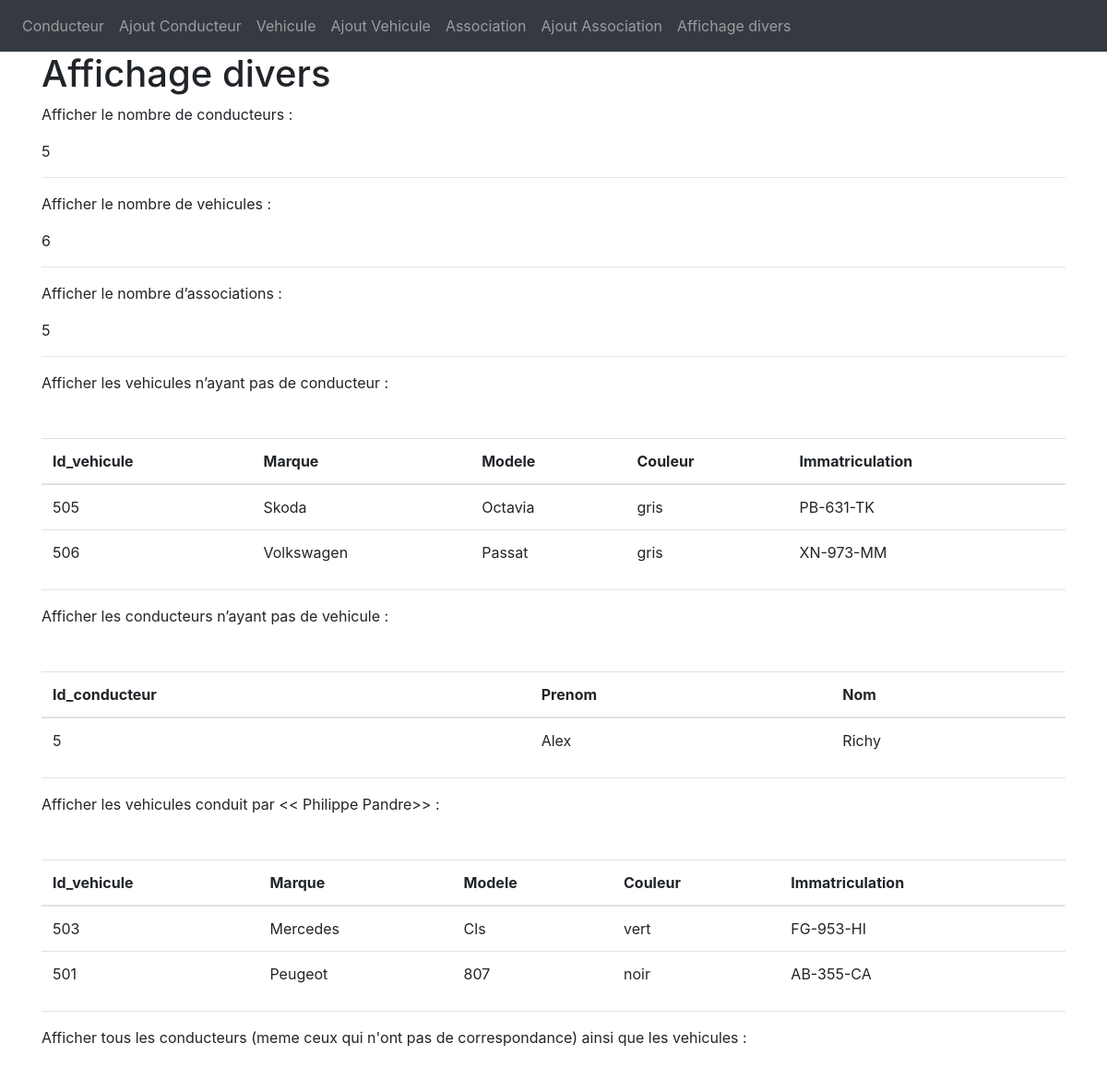
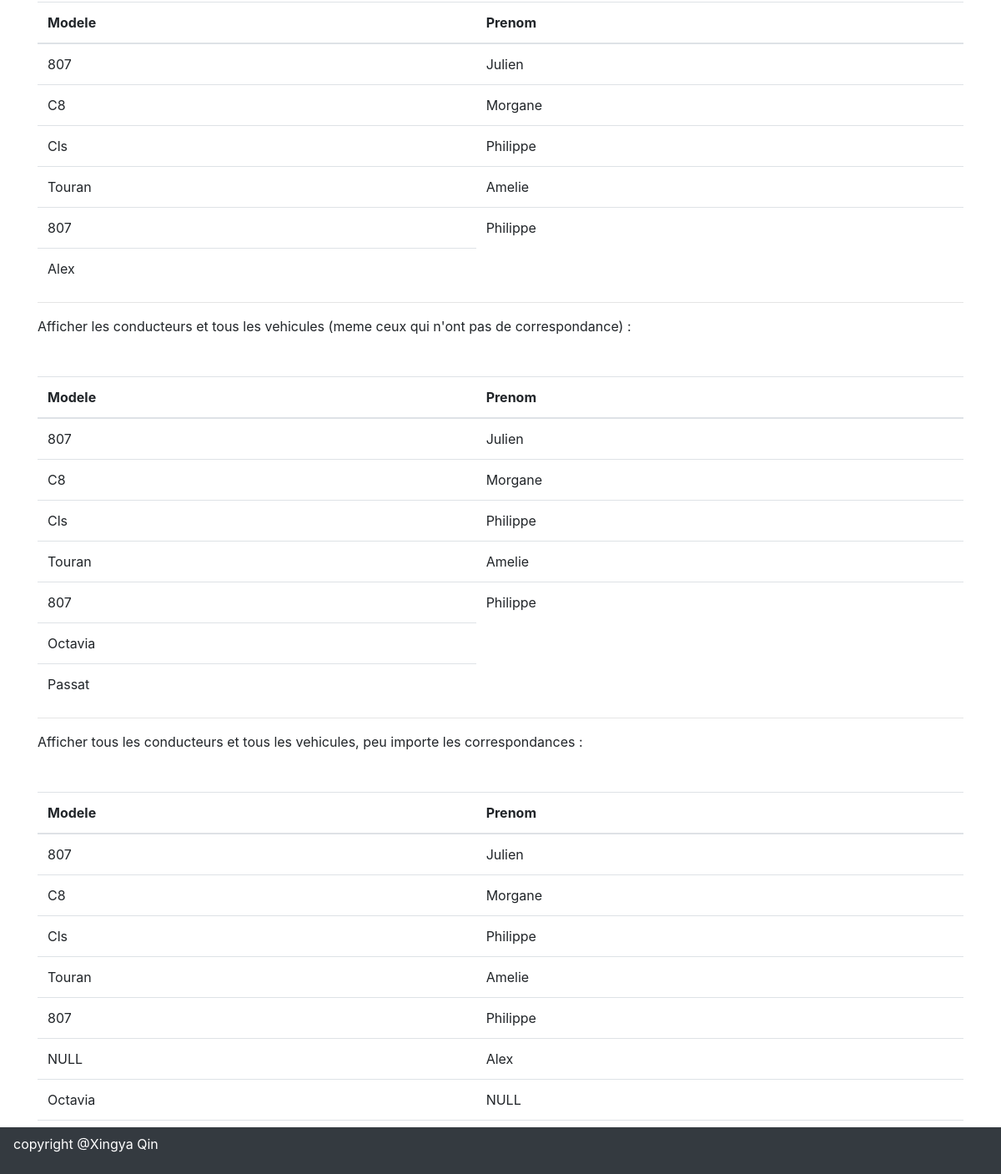
Screenshot of /AffichageDivers.php with the database file from the repository (2 pictures, top to bottom).
### tables this page shows
CREATE TABLE `vehicule` (
  `id_vehicule` int(11) NOT NULL,
  `marque` varchar(80) NOT NULL,
  `modele` varchar(80) NOT NULL,
  `couleur` varchar(80) NOT NULL,
  `immatriculation` varchar(80) NOT NULL
);

CREATE TABLE `conducteur` (
  `id_conducteur` int(11) NOT NULL,
  `prenom` varchar(80) NOT NULL,
  `nom` varchar(80) NOT NULL
);

CREATE TABLE `association_vehicule_conducteur` (
  `id_association` int(11) NOT NULL,
  `id_vehicule` int(11) NOT NULL,
  `id_conducteur` int(11) NOT NULL
);

### AffichageDivers.php (the view, shortened to what this page needs)
<?php
 $pdo = new PDO('mysql:host=localhost;dbname=vtc','root','', array(PDO::ATTR_ERRMODE => PDO::ERRMODE_WARNING, PDO::MYSQL_ATTR_INIT_COMMAND => 'SET NAMES utf8'));
?>
    <div>
      <h1>Affichage divers</h1>
      <p>Afficher le nombre de conducteurs :</p>
      <?php
        $sql = $pdo->query("SELECT COUNT(*) FROM conducteur");
        $result = $sql->fetch(PDO::FETCH_ASSOC);
          foreach ($result as $value) {
            echo $value;
           }
      ?>
      <hr>
      <p>Afficher le nombre de vehicules :</p>
      <?php
      $sql = $pdo->query("SELECT COUNT(*) FROM vehicule");
      $result = $sql ->fetch(PDO::FETCH_ASSOC);
          foreach ($result as $value) {
            echo $value;
           }
      ?>
      <hr class="separate">
      <p>Afficher le nombre d’associations :</p>
      <?php
      $sql = $pdo->query('SELECT COUNT(*) FROM association_vehicule_conducteur');
      $result = $sql->fetch(PDO::FETCH_ASSOC);
      foreach ($result as $value) {
            echo $value;
           }
      ?>
      <hr>
      <p>Afficher les vehicules n’ayant pas de conducteur :</p>
      <?php
      $sql= $pdo->query('SELECT ass.*, veh.* FROM (vtc.association_vehicule_conducteur ass
      RIGHT OUTER JOIN vtc.vehicule veh ON ass.id_vehicule = veh.id_vehicule)
      WHERE ass.id_association IS NULL');
      $results = $sql->fetchAll(PDO::FETCH_ASSOC);
      ?>
      <table class="table mt-5">
       <thead>
        <tr>
          <th scope="col">Id_vehicule </th>
          <th scope="col">Marque </th>
          <th scope="col">Modele </th>
          <th scope="col">Couleur </th>
          <th scope="col">Immatriculation </th>
        </tr>
       </thead>
       <tbody>
        <?php
        foreach ($results as $result){
          echo  "<tr>";
          echo  "<td>".$result['id_vehicule']."</td>";
          echo  "<td>".$result['marque']."</td>";
          echo  "<td>".$result['modele']."</td>";
          echo  "<td>".$result['couleur']."</td>";
          echo  "<td>".$result['immatriculation']."</td>";
          echo "</tr>";
             }
          ?>
          </tbody>
        </table>
      <hr>
      <p>Afficher les conducteurs n’ayant pas de vehicule :</p>
      <?php
      $sql = $pdo->query('SELECT ass.*, con.* FROM (vtc.association_vehicule_conducteur ass
      RIGHT OUTER JOIN vtc.conducteur con ON ass.id_conducteur = con.id_conducteur)
      WHERE ass.id_association IS NULL');
      $results = $sql->fetchAll(PDO::FETCH_ASSOC);
      ?>
        <table class="table mt-5">
       <thead>
        <tr>
          <th scope="col">Id_conducteur </th>
          <th scope="col">Prenom</th>
          <th scope="col">Nom</th>
        </tr>
       </thead>
       <tbody>
        <?php
        foreach ($results as $result){
          echo  "<tr>";
          echo  "<td>".$result['id_conducteur']."</td>";
          echo  "<td>".$result['prenom']."</td>";
          echo  "<td>".$result['nom']."</td>";
          echo "</tr>";
             }
          ?>
          </tbody>
        </table>
      <hr>
      <p>Afficher les vehicules conduit par << Philippe Pandre>> :</p>
      <?php
      $sql = $pdo->query('SELECT * FROM (vtc.association_vehicule_conducteur
      INNER JOIN vtc.conducteur ON association_vehicule_conducteur.id_conducteur = conducteur.id_conducteur)
      INNER JOIN vtc.vehicule ON association_vehicule_conducteur.id_vehicule = vehicule.id_vehicule');
      $results = $sql->fetchAll(PDO::FETCH_ASSOC);
      ?>
       <table class="table mt-5">
       <thead>
        <tr>
          <th scope="col">Id_vehicule </th>
          <th scope="col">Marque </th>
          <th scope="col">Modele </th>
          <th scope="col">Couleur </th>
          <th scope="col">Immatriculation </th>
        </tr>
       </thead>
       <tbody>
        <?php
        foreach ($results as $result){
          if (($result['prenom'] == 'Philippe') and ($result['nom'] == 'Pandre'))
        {
          echo  "<tr>";
          echo  "<td>".$result['id_vehicule']."</td>";
          echo  "<td>".$result['marque']."</td>";
          echo  "<td>".$result['modele']."</td>";
          echo  "<td>".$result['couleur']."</td>";
          echo  "<td>".$result['immatriculation']."</td>";
          echo "</tr>";
             }
          }
          ?>
          </tbody>
        </table>
      <hr>
      <p>Afficher tous les conducteurs (meme ceux qui n'ont pas de correspondance) ainsi que les vehicules :</p>
      <?php
      $sql = $pdo->query('SELECT C.*, V.* from conducteur as c LEFT JOIN association_vehicule_conducteur as A ON A.id_conducteur = c.id_conducteur LEFT JOIN vehicule as V ON V.id_vehicule = A.id_vehicule');
      $results = $sql->fetchAll(PDO::FETCH_ASSOC);
      ?>
       <table class="table mt-5">
       <thead>
        <tr>
          <th scope="col">Modele</th>
          <th scope="col">Prenom</th>
        </tr>
       </thead>
       <tbody>
        <?php
        foreach ($results as $result){
          echo  "<tr>";
          if (isset($result['modele'])) {
              echo "<td>" .$result['modele']."</td>";
            };
          echo  "<td>".$result['prenom']."</td>";
          echo "</tr>";
             }
          ?>
          </tbody>
        </table>
      <hr>
      <p>Afficher les conducteurs et tous les vehicules (meme ceux qui n'ont pas de correspondance) :</p>
      <?php
      $sql = $pdo->query('SELECT C.*, V.* from vehicule as V LEFT JOIN association_vehicule_conducteur as A ON A.id_vehicule = V.id_vehicule LEFT JOIN conducteur as C ON C.id_conducteur = A.id_conducteur');
      $results = $sql->fetchAll(PDO::FETCH_ASSOC);
      ?>
       <table class="table mt-5">
       <thead>
        <tr>
          <th scope="col">Modele</th>
          <th scope="col">Prenom</th>
        </tr>
       </thead>
       <tbody>
        <?php
        foreach ($results as $result){
          echo  "<tr>";
          echo  "<td>".$result['modele']."</td>";
          if (isset($result['prenom'])) {
              echo "<td>" .$result['prenom']."</td>";
            };
          echo "</tr>";
             }
          ?>
          </tbody>
        </table>
      <hr>
      <p>Afficher tous les conducteurs et tous les vehicules, peu importe les correspondances :</p>
      <?php
      $sql = $pdo->query('SELECT V.modele, C.prenom from conducteur as C LEFT JOIN association_vehicule_conducteur AS A ON C.id_conducteur = A.id_conducteur LEFT JOIN vehicule AS V ON V.id_vehicule = A.id_vehicule
      UNION
      SELECT V.modele, C.prenom from vehicule as V LEFT JOIN association_vehicule_conducteur AS A ON V.id_vehicule = A.id_vehicule LEFT JOIN conducteur AS C ON C.id_conducteur = A.id_conducteur');
      $results = $sql->fetchAll(PDO::FETCH_ASSOC);
       ?>
       <table class="table mt-5">
       <thead>
        <tr>
          <th scope="col">Modele</th>
          <th scope="col">Prenom</th>
        </tr>
       </thead>
       <tbody>
        <?php
        foreach ($results as $result){
          echo  "<tr>";
          if (isset($result['modele'])) {
              echo "<td>" .$result['modele']."</td>";
            }
             else {
              echo "<td> NULL </td>";
            };
          if (isset($result['prenom'])) {
            echo "<td>" .$result['prenom']. "</td>";
          }
            else {
              echo "<td> NULL </td>";
            };
          echo "</tr>";
             }
          ?>
          </tbody>
        </table>

### rows the page displays
vehicule: id_vehicule "505", marque "Skoda", modele "Octavia", couleur "gris", immatriculation "PB-631-TK"
vehicule: id_vehicule "506", marque "Volkswagen", modele "Passat", couleur "gris", immatriculation "XN-973-MM"
conducteur: id_conducteur "5", prenom "Alex", nom "Richy"
association_vehicule_conducteur: id_vehicule.id_vehicule "503", id_vehicule.marque "Mercedes", id_vehicule.modele "Cls", id_vehicule.couleur "vert", id_vehicule.immatriculation "FG-953-HI"
association_vehicule_conducteur: id_vehicule.id_vehicule "501", id_vehicule.marque "Peugeot", id_vehicule.modele "807", id_vehicule.couleur "noir", id_vehicule.immatriculation "AB-355-CA"
conducteur: vehicule.modele "807", prenom "Julien"
conducteur: vehicule.modele "C8", prenom "Morgane"
conducteur: vehicule.modele "Cls", prenom "Philippe", vehicule.modele "807"
conducteur: vehicule.modele "Touran", prenom "Amelie"

### other values shown
$value "5"
$value "6"
$result['modele'] "807"
$result['prenom'] "Julien"
$result['modele'] "C8"
$result['prenom'] "Morgane"
$result['modele'] "Cls"
$result['prenom'] "Philippe"
$result['modele'] "Touran"
$result['prenom'] "Amelie"
$result['prenom'] "Alex"
$result['modele'] "Octavia"
